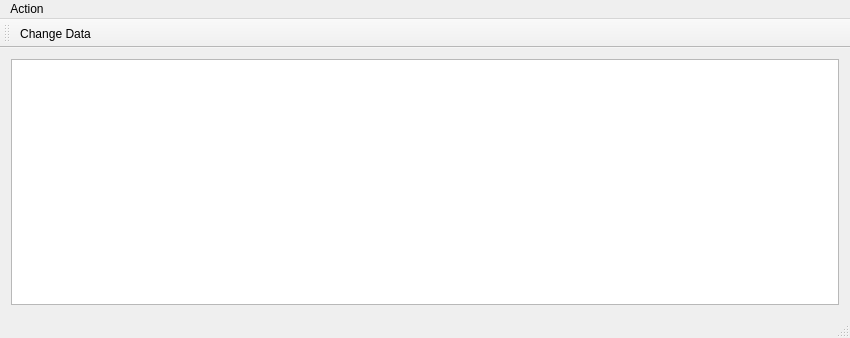
<?xml version="1.0" encoding="UTF-8"?>
<ui version="4.0">
 <class>MainWindow</class>
 <widget class="QMainWindow" name="MainWindow">
  <property name="geometry">
   <rect>
    <x>0</x>
    <y>0</y>
    <width>850</width>
    <height>338</height>
   </rect>
  </property>
  <property name="windowTitle">
   <string>MainWindow</string>
  </property>
  <widget class="QWidget" name="centralWidget">
   <layout class="QHBoxLayout" name="horizontalLayout">
    <item>
     <widget class="QTreeView" name="treeView"/>
    </item>
   </layout>
  </widget>
  <widget class="QMenuBar" name="menuBar">
   <property name="geometry">
    <rect>
     <x>0</x>
     <y>0</y>
     <width>850</width>
     <height>22</height>
    </rect>
   </property>
   <widget class="QMenu" name="menuAction">
    <property name="title">
     <string>Action</string>
    </property>
    <addaction name="actionChange_Data"/>
   </widget>
   <addaction name="menuAction"/>
  </widget>
  <widget class="QToolBar" name="mainToolBar">
   <property name="toolButtonStyle">
    <enum>Qt::ToolButtonTextUnderIcon</enum>
   </property>
   <attribute name="toolBarArea">
    <enum>TopToolBarArea</enum>
   </attribute>
   <attribute name="toolBarBreak">
    <bool>false</bool>
   </attribute>
   <addaction name="actionChange_Data"/>
  </widget>
  <widget class="QStatusBar" name="statusBar"/>
  <action name="actionChange_Data">
   <property name="icon">
    <iconset resource="Images.qrc">
     <normaloff>:/Images/Images/next.png</normaloff>:/Images/Images/next.png</iconset>
   </property>
   <property name="text">
    <string>Change Data</string>
   </property>
  </action>
 </widget>
 <layoutdefault spacing="6" margin="11"/>
 <resources>
  <include location="Images.qrc"/>
 </resources>
 <connections/>
</ui>
